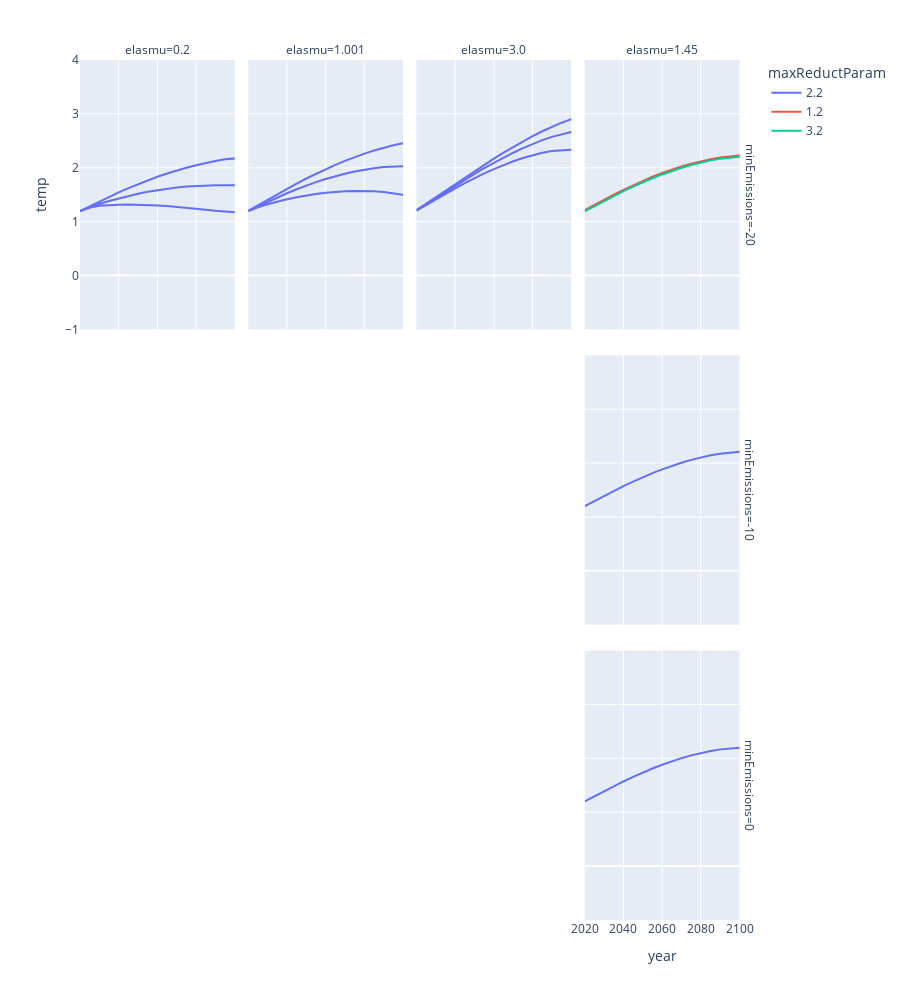

The cell this chart's notebook holds for it:
### Code cell
px.line(
    df_CBA_extra,
    x='year', y='temp', facet_col='elasmu', facet_row='minEmissions', color='maxReductParam', line_group='fullname',
    height=1000
).update_xaxes(range=[2020, 2100])

### Figure 1 — Plotly figure (JSON) as saved in the notebook; plotly's stock layout.template omitted (floating-point values rounded to 4 significant figures)
{"data": [{"hovertemplate": "maxReductParam=2.2<br>minEmissions=-20<br>elasmu=0.2<br>fullname=CBA SSP2 damageHowardTotal 0.00062 p50 0.001 0.2 -20 2.2<br>year=%{x}<br>temp=%{y}<extra></extra>", "legendgroup": "2.2", "line": {"color": "#636efa", "dash": "solid"}, "mode": "lines", "name": "2.2", "orientation": "v", "showlegend": true, "type": "scatter", "x": [2020, 2025, 2030, 2035, 2040, 2045, 2050, 2055, 2060, 2065, 2070, 2075, 2080, 2085, 2090, 2095, 2100, 2105, 2110, 2115, 2120, 2125, 2130, 2135, 2140, 2145, 2150, 2155, 2160, 2165, 2170, 2175, 2180, 2185, 2190, 2195, 2200], "xaxis": "x9", "y": [1.197, 1.264, 1.297, 1.309, 1.316, 1.318, 1.316, 1.31, 1.301, 1.29, 1.276, 1.26, 1.242, 1.223, 1.203, 1.182, 1.162, 1.143, 1.126, 1.11, 1.101, 1.096, 1.096, 1.096, 1.096, 1.096, 1.096, 1.102, 1.119, 1.148, 1.192, 1.25, 1.327, 1.426, 1.55, 1.713, 1.979], "yaxis": "y9"}, {"hovertemplate": "maxReductParam=2.2<br>minEmissions=-20<br>elasmu=0.2<br>fullname=CBA SSP2 damageHowardTotal 0.00062 p50 0.015 0.2 -20 2.2<br>year=%{x}<br>temp=%{y}<extra></extra>", "legendgroup": "2.2", "line": {"color": "#636efa", "dash": "solid"}, "mode": "lines", "name": "2.2", "orientation": "v", "showlegend": false, "type": "scatter", "x": [2020, 2025, 2030, 2035, 2040, 2045, 2050, 2055, 2060, 2065, 2070, 2075, 2080, 2085, 2090, 2095, 2100, 2105, 2110, 2115, 2120, 2125, 2130, 2135, 2140, 2145, 2150, 2155, 2160, 2165, 2170, 2175, 2180, 2185, 2190, 2195, 2200], "xaxis": "x9", "y": [1.197, 1.268, 1.328, 1.383, 1.433, 1.479, 1.52, 1.555, 1.586, 1.612, 1.634, 1.651, 1.664, 1.672, 1.677, 1.677, 1.674, 1.667, 1.657, 1.646, 1.633, 1.62, 1.608, 1.598, 1.59, 1.587, 1.589, 1.597, 1.614, 1.641, 1.679, 1.73, 1.798, 1.887, 2.002, 2.156, 2.42], "yaxis": "y9"}, {"hovertemplate": "maxReductParam=2.2<br>minEmissions=-20<br>elasmu=0.2<br>fullname=CBA SSP2 damageHowardTotal 0.00062 p50 0.03 0.2 -20 2.2<br>year=%{x}<br>temp=%{y}<extra></extra>", "legendgroup": "2.2", "line": {"color": "#636efa", "dash": "solid"}, "mode": "lines", "name": "2.2", "orientation": "v", "showlegend": false, "type": "scatter", "x": [2020, 2025, 2030, 2035, 2040, 2045, 2050, 2055, 2060, 2065, 2070, 2075, 2080, 2085, 2090, 2095, 2100, 2105, 2110, 2115, 2120, 2125, 2130, 2135, 2140, 2145, 2150, 2155, 2160, 2165, 2170, 2175, 2180, 2185, 2190, 2195, 2200], "xaxis": "x9", "y": [1.197, 1.286, 1.374, 1.46, 1.543, 1.623, 1.698, 1.769, 1.834, 1.895, 1.951, 2.002, 2.048, 2.09, 2.126, 2.157, 2.183, 2.204, 2.221, 2.235, 2.245, 2.252, 2.258, 2.262, 2.267, 2.272, 2.28, 2.291, 2.307, 2.33, 2.362, 2.405, 2.463, 2.54, 2.643, 2.787, 3.048], "yaxis": "y9"}, {"hovertemplate": "maxReductParam=2.2<br>minEmissions=-20<br>elasmu=1.001<br>fullname=CBA SSP2 damageHowardTotal 0.00062 p50 0.001 1.001 -20 2.2<br>year=%{x}<br>temp=%{y}<extra></extra>", "legendgroup": "2.2", "line": {"color": "#636efa", "dash": "solid"}, "mode": "lines", "name": "2.2", "orientation": "v", "showlegend": false, "type": "scatter", "x": [2020, 2025, 2030, 2035, 2040, 2045, 2050, 2055, 2060, 2065, 2070, 2075, 2080, 2085, 2090, 2095, 2100, 2105, 2110, 2115, 2120, 2125, 2130, 2135, 2140, 2145, 2150, 2155, 2160, 2165, 2170, 2175, 2180, 2185, 2190, 2195, 2200], "xaxis": "x10", "y": [1.197, 1.267, 1.322, 1.372, 1.416, 1.454, 1.488, 1.515, 1.537, 1.554, 1.565, 1.57, 1.57, 1.563, 1.551, 1.533, 1.509, 1.48, 1.446, 1.41, 1.372, 1.335, 1.299, 1.267, 1.24, 1.221, 1.211, 1.211, 1.224, 1.248, 1.286, 1.339, 1.411, 1.505, 1.626, 1.787, 2.053], "yaxis": "y10"}, {"hovertemplate": "maxReductParam=2.2<br>minEmissions=-20<br>elasmu=1.001<br>fullname=CBA SSP2 damageHowardTotal 0.00062 p50 0.015 1.001 -20 2.2<br>year=%{x}<br>temp=%{y}<extra></extra>", "legendgroup": "2.2", "line": {"color": "#636efa", "dash": "solid"}, "mode": "lines", "name": "2.2", "orientation": "v", "showlegend": false, "type": "scatter", "x": [2020, 2025, 2030, 2035, 2040, 2045, 2050, 2055, 2060, 2065, 2070, 2075, 2080, 2085, 2090, 2095, 2100, 2105, 2110, 2115, 2120, 2125, 2130, 2135, 2140, 2145, 2150, 2155, 2160, 2165, 2170, 2175, 2180, 2185, 2190, 2195, 2200], "xaxis": "x10", "y": [1.197, 1.283, 1.368, 1.45, 1.528, 1.601, 1.67, 1.733, 1.791, 1.843, 1.89, 1.931, 1.966, 1.993, 2.015, 2.029, 2.036, 2.036, 2.029, 2.017, 2.001, 1.981, 1.96, 1.939, 1.918, 1.901, 1.889, 1.884, 1.887, 1.901, 1.927, 1.968, 2.027, 2.106, 2.214, 2.363, 2.627], "yaxis": "y10"}, {"hovertemplate": "maxReductParam=2.2<br>minEmissions=-20<br>elasmu=1.001<br>fullname=CBA SSP2 damageHowardTotal 0.00062 p50 0.03 1.001 -20 2.2<br>year=%{x}<br>temp=%{y}<extra></extra>", "legendgroup": "2.2", "line": {"color": "#636efa", "dash": "solid"}, "mode": "lines", "name": "2.2", "orientation": "v", "showlegend": false, "type": "scatter", "x": [2020, 2025, 2030, 2035, 2040, 2045, 2050, 2055, 2060, 2065, 2070, 2075, 2080, 2085, 2090, 2095, 2100, 2105, 2110, 2115, 2120, 2125, 2130, 2135, 2140, 2145, 2150, 2155, 2160, 2165, 2170, 2175, 2180, 2185, 2190, 2195, 2200], "xaxis": "x10", "y": [1.202, 1.305, 1.409, 1.511, 1.611, 1.708, 1.801, 1.89, 1.974, 2.054, 2.129, 2.199, 2.263, 2.321, 2.372, 2.417, 2.455, 2.486, 2.509, 2.526, 2.536, 2.542, 2.545, 2.544, 2.542, 2.54, 2.54, 2.542, 2.551, 2.566, 2.59, 2.625, 2.676, 2.747, 2.844, 2.984, 3.243], "yaxis": "y10"}, {"hovertemplate": "maxReductParam=2.2<br>minEmissions=-20<br>elasmu=3.0<br>fullname=CBA SSP2 damageHowardTotal 0.00062 p50 0.001 3.0 -20 2.2<br>year=%{x}<br>temp=%{y}<extra></extra>", "legendgroup": "2.2", "line": {"color": "#636efa", "dash": "solid"}, "mode": "lines", "name": "2.2", "orientation": "v", "showlegend": false, "type": "scatter", "x": [2020, 2025, 2030, 2035, 2040, 2045, 2050, 2055, 2060, 2065, 2070, 2075, 2080, 2085, 2090, 2095, 2100, 2105, 2110, 2115, 2120, 2125, 2130, 2135, 2140, 2145, 2150, 2155, 2160, 2165, 2170, 2175, 2180, 2185, 2190, 2195, 2200], "xaxis": "x11", "y": [1.203, 1.309, 1.415, 1.518, 1.618, 1.715, 1.808, 1.895, 1.977, 2.052, 2.121, 2.182, 2.235, 2.278, 2.31, 2.33, 2.337, 2.33, 2.308, 2.276, 2.233, 2.184, 2.129, 2.073, 2.017, 1.965, 1.919, 1.884, 1.861, 1.853, 1.86, 1.887, 1.935, 2.008, 2.112, 2.259, 2.523], "yaxis": "y11"}, {"hovertemplate": "maxReductParam=2.2<br>minEmissions=-20<br>elasmu=3.0<br>fullname=CBA SSP2 damageHowardTotal 0.00062 p50 0.015 3.0 -20 2.2<br>year=%{x}<br>temp=%{y}<extra></extra>", "legendgroup": "2.2", "line": {"color": "#636efa", "dash": "solid"}, "mode": "lines", "name": "2.2", "orientation": "v", "showlegend": false, "type": "scatter", "x": [2020, 2025, 2030, 2035, 2040, 2045, 2050, 2055, 2060, 2065, 2070, 2075, 2080, 2085, 2090, 2095, 2100, 2105, 2110, 2115, 2120, 2125, 2130, 2135, 2140, 2145, 2150, 2155, 2160, 2165, 2170, 2175, 2180, 2185, 2190, 2195, 2200], "xaxis": "x11", "y": [1.209, 1.323, 1.44, 1.555, 1.668, 1.779, 1.888, 1.993, 2.093, 2.188, 2.279, 2.364, 2.443, 2.513, 2.574, 2.625, 2.663, 2.689, 2.701, 2.701, 2.69, 2.671, 2.643, 2.612, 2.577, 2.544, 2.514, 2.491, 2.474, 2.468, 2.474, 2.495, 2.535, 2.598, 2.691, 2.828, 3.088], "yaxis": "y11"}, {"hovertemplate": "maxReductParam=2.2<br>minEmissions=-20<br>elasmu=3.0<br>fullname=CBA SSP2 damageHowardTotal 0.00062 p50 0.03 3.0 -20 2.2<br>year=%{x}<br>temp=%{y}<extra></extra>", "legendgroup": "2.2", "line": {"color": "#636efa", "dash": "solid"}, "mode": "lines", "name": "2.2", "orientation": "v", "showlegend": false, "type": "scatter", "x": [2020, 2025, 2030, 2035, 2040, 2045, 2050, 2055, 2060, 2065, 2070, 2075, 2080, 2085, 2090, 2095, 2100, 2105, 2110, 2115, 2120, 2125, 2130, 2135, 2140, 2145, 2150, 2155, 2160, 2165, 2170, 2175, 2180, 2185, 2190, 2195, 2200], "xaxis": "x11", "y": [1.213, 1.332, 1.456, 1.578, 1.7, 1.822, 1.941, 2.058, 2.171, 2.281, 2.387, 2.489, 2.587, 2.678, 2.762, 2.837, 2.902, 2.956, 2.998, 3.029, 3.049, 3.06, 3.061, 3.057, 3.046, 3.034, 3.021, 3.012, 3.008, 3.012, 3.024, 3.049, 3.089, 3.149, 3.238, 3.369, 3.626], "yaxis": "y11"}, {"hovertemplate": "maxReductParam=2.2<br>minEmissions=-10<br>elasmu=1.45<br>fullname=CBA SSP2 damageHowardTotal 0.00062 p50 0.015 1.45 -10 2.2<br>year=%{x}<br>temp=%{y}<extra></extra>", "legendgroup": "2.2", "line": {"color": "#636efa", "dash": "solid"}, "mode": "lines", "name": "2.2", "orientation": "v", "showlegend": false, "type": "scatter", "x": [2020, 2025, 2030, 2035, 2040, 2045, 2050, 2055, 2060, 2065, 2070, 2075, 2080, 2085, 2090, 2095, 2100, 2105, 2110, 2115, 2120, 2125, 2130, 2135, 2140, 2145, 2150, 2155, 2160, 2165, 2170, 2175, 2180, 2185, 2190, 2195, 2200], "xaxis": "x8", "y": [1.199, 1.295, 1.39, 1.482, 1.571, 1.656, 1.737, 1.813, 1.883, 1.947, 2.006, 2.059, 2.105, 2.144, 2.175, 2.197, 2.211, 2.216, 2.212, 2.202, 2.185, 2.164, 2.14, 2.115, 2.089, 2.066, 2.048, 2.036, 2.034, 2.042, 2.063, 2.098, 2.151, 2.227, 2.331, 2.477, 2.739], "yaxis": "y8"}, {"hovertemplate": "maxReductParam=2.2<br>minEmissions=0<br>elasmu=1.45<br>fullname=CBA SSP2 damageHowardTotal 0.00062 p50 0.015 1.45 0 2.2<br>year=%{x}<br>temp=%{y}<extra></extra>", "legendgroup": "2.2", "line": {"color": "#636efa", "dash": "solid"}, "mode": "lines", "name": "2.2", "orientation": "v", "showlegend": false, "type": "scatter", "x": [2020, 2025, 2030, 2035, 2040, 2045, 2050, 2055, 2060, 2065, 2070, 2075, 2080, 2085, 2090, 2095, 2100, 2105, 2110, 2115, 2120, 2125, 2130, 2135, 2140, 2145, 2150, 2155, 2160, 2165, 2170, 2175, 2180, 2185, 2190, 2195, 2200], "xaxis": "x4", "y": [1.199, 1.294, 1.39, 1.482, 1.57, 1.655, 1.736, 1.811, 1.881, 1.945, 2.003, 2.054, 2.099, 2.137, 2.166, 2.187, 2.198, 2.202, 2.202, 2.202, 2.202, 2.202, 2.202, 2.202, 2.202, 2.202, 2.202, 2.203, 2.203, 2.204, 2.218, 2.248, 2.296, 2.366, 2.466, 2.609, 2.871], "yaxis": "y4"}, {"hovertemplate": "maxReductParam=1.2<br>minEmissions=-20<br>elasmu=1.45<br>fullname=CBA SSP2 damageHowardTotal 0.00062 p50 0.015 1.45 -20 1.2<br>year=%{x}<br>temp=%{y}<extra></extra>", "legendgroup": "1.2", "line": {"color": "#EF553B", "dash": "solid"}, "mode": "lines", "name": "1.2", "orientation": "v", "showlegend": true, "type": "scatter", "x": [2020, 2025, 2030, 2035, 2040, 2045, 2050, 2055, 2060, 2065, 2070, 2075, 2080, 2085, 2090, 2095, 2100, 2105, 2110, 2115, 2120, 2125, 2130, 2135, 2140, 2145, 2150, 2155, 2160, 2165, 2170, 2175, 2180, 2185, 2190, 2195, 2200], "xaxis": "x12", "y": [1.212, 1.314, 1.41, 1.502, 1.591, 1.676, 1.758, 1.833, 1.903, 1.967, 2.024, 2.078, 2.123, 2.16, 2.192, 2.215, 2.227, 2.233, 2.23, 2.219, 2.201, 2.181, 2.156, 2.13, 2.103, 2.08, 2.061, 2.049, 2.046, 2.054, 2.074, 2.109, 2.162, 2.237, 2.341, 2.486, 2.749], "yaxis": "y12"}, {"hovertemplate": "maxReductParam=3.2<br>minEmissions=-20<br>elasmu=1.45<br>fullname=CBA SSP2 damageHowardTotal 0.00062 p50 0.015 1.45 -20 3.2<br>year=%{x}<br>temp=%{y}<extra></extra>", "legendgroup": "3.2", "line": {"color": "#00cc96", "dash": "solid"}, "mode": "lines", "name": "3.2", "orientation": "v", "showlegend": true, "type": "scatter", "x": [2020, 2025, 2030, 2035, 2040, 2045, 2050, 2055, 2060, 2065, 2070, 2075, 2080, 2085, 2090, 2095, 2100, 2105, 2110, 2115, 2120, 2125, 2130, 2135, 2140, 2145, 2150, 2155, 2160, 2165, 2170, 2175, 2180, 2185, 2190, 2195, 2200], "xaxis": "x12", "y": [1.193, 1.289, 1.384, 1.476, 1.565, 1.65, 1.731, 1.807, 1.877, 1.941, 2.0, 2.053, 2.099, 2.138, 2.169, 2.191, 2.205, 2.211, 2.207, 2.197, 2.18, 2.159, 2.135, 2.11, 2.084, 2.062, 2.044, 2.032, 2.03, 2.038, 2.059, 2.094, 2.148, 2.223, 2.328, 2.474, 2.736], "yaxis": "y12"}], "layout": {"annotations": [{"font": {}, "showarrow": false, "text": "elasmu=0.2", "x": 0.115, "xanchor": "center", "xref": "paper", "y": 1.0, "yanchor": "bottom", "yref": "paper"}, {"font": {}, "showarrow": false, "text": "elasmu=1.001", "x": 0.365, "xanchor": "center", "xref": "paper", "y": 1.0, "yanchor": "bottom", "yref": "paper"}, {"font": {}, "showarrow": false, "text": "elasmu=3.0", "x": 0.615, "xanchor": "center", "xref": "paper", "y": 1.0, "yanchor": "bottom", "yref": "paper"}, {"font": {}, "showarrow": false, "text": "elasmu=1.45", "x": 0.865, "xanchor": "center", "xref": "paper", "y": 1.0, "yanchor": "bottom", "yref": "paper"}, {"font": {}, "showarrow": false, "text": "minEmissions=0", "textangle": 90, "x": 0.98, "xanchor": "left", "xref": "paper", "y": 0.1567, "yanchor": "middle", "yref": "paper"}, {"font": {}, "showarrow": false, "text": "minEmissions=-10", "textangle": 90, "x": 0.98, "xanchor": "left", "xref": "paper", "y": 0.5, "yanchor": "middle", "yref": "paper"}, {"font": {}, "showarrow": false, "text": "minEmissions=-20", "textangle": 90, "x": 0.98, "xanchor": "left", "xref": "paper", "y": 0.8433, "yanchor": "middle", "yref": "paper"}], "height": 1000, "legend": {"title": {"text": "maxReductParam"}, "tracegroupgap": 0}, "margin": {"t": 60}, "xaxis": {"anchor": "y", "domain": [0, 0.23], "range": [2020, 2100], "title": {"text": "year"}}, "xaxis10": {"anchor": "y10", "domain": [0.25, 0.48], "matches": "x", "range": [2020, 2100], "showticklabels": false}, "xaxis11": {"anchor": "y11", "domain": [0.5, 0.73], "matches": "x", "range": [2020, 2100], "showticklabels": false}, "xaxis12": {"anchor": "y12", "domain": [0.75, 0.98], "matches": "x", "range": [2020, 2100], "showticklabels": false}, "xaxis2": {"anchor": "y2", "domain": [0.25, 0.48], "matches": "x", "range": [2020, 2100], "title": {"text": "year"}}, "xaxis3": {"anchor": "y3", "domain": [0.5, 0.73], "matches": "x", "range": [2020, 2100], "title": {"text": "year"}}, "xaxis4": {"anchor": "y4", "domain": [0.75, 0.98], "matches": "x", "range": [2020, 2100], "title": {"text": "year"}}, "xaxis5": {"anchor": "y5", "domain": [0, 0.23], "matches": "x", "range": [2020, 2100], "showticklabels": false}, "xaxis6": {"anchor": "y6", "domain": [0.25, 0.48], "matches": "x", "range": [2020, 2100], "showticklabels": false}, "xaxis7": {"anchor": "y7", "domain": [0.5, 0.73], "matches": "x", "range": [2020, 2100], "showticklabels": false}, "xaxis8": {"anchor": "y8", "domain": [0.75, 0.98], "matches": "x", "range": [2020, 2100], "showticklabels": false}, "xaxis9": {"anchor": "y9", "domain": [0, 0.23], "matches": "x", "range": [2020, 2100], "showticklabels": false}, "yaxis": {"anchor": "x", "domain": [0, 0.3133], "title": {"text": "temp"}}, "yaxis10": {"anchor": "x10", "domain": [0.6867, 1.0], "matches": "y", "showticklabels": false}, "yaxis11": {"anchor": "x11", "domain": [0.6867, 1.0], "matches": "y", "showticklabels": false}, "yaxis12": {"anchor": "x12", "domain": [0.6867, 1.0], "matches": "y", "showticklabels": false}, "yaxis2": {"anchor": "x2", "domain": [0, 0.3133], "matches": "y", "showticklabels": false}, "yaxis3": {"anchor": "x3", "domain": [0, 0.3133], "matches": "y", "showticklabels": false}, "yaxis4": {"anchor": "x4", "domain": [0, 0.3133], "matches": "y", "showticklabels": false}, "yaxis5": {"anchor": "x5", "domain": [0.3433, 0.6567], "matches": "y", "title": {"text": "temp"}}, "yaxis6": {"anchor": "x6", "domain": [0.3433, 0.6567], "matches": "y", "showticklabels": false}, "yaxis7": {"anchor": "x7", "domain": [0.3433, 0.6567], "matches": "y", "showticklabels": false}, "yaxis8": {"anchor": "x8", "domain": [0.3433, 0.6567], "matches": "y", "showticklabels": false}, "yaxis9": {"anchor": "x9", "domain": [0.6867, 1.0], "matches": "y", "title": {"text": "temp"}}}}
